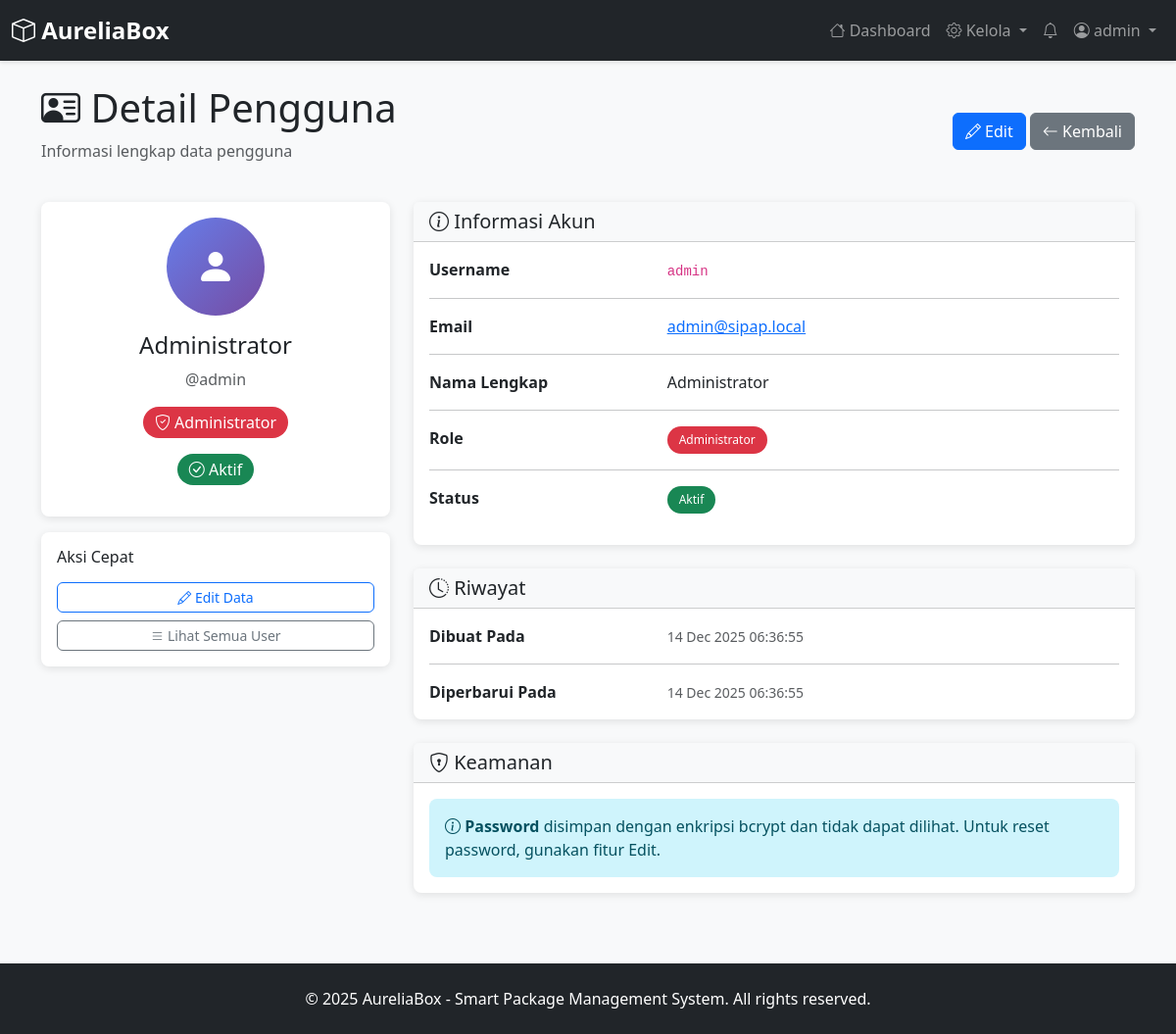
Page /admin/users_read.php?id=1 (signed in) on the committed database.
### tables this page shows
CREATE TABLE users (
    id INT PRIMARY KEY AUTO_INCREMENT,
    username VARCHAR(50) UNIQUE NOT NULL,
    email VARCHAR(100) UNIQUE NOT NULL,
    password VARCHAR(255) NOT NULL,
    role ENUM('admin', 'receptionist', 'resident') NOT NULL,
    nama_lengkap VARCHAR(100) NOT NULL,
    is_active TINYINT(1) DEFAULT 1,
    created_at TIMESTAMP DEFAULT CURRENT_TIMESTAMP,
    updated_at TIMESTAMP DEFAULT CURRENT_TIMESTAMP ON UPDATE CURRENT_TIMESTAMP,
    INDEX idx_username (username),
    INDEX idx_role (role)
);

### admin/users_read.php (the view, shortened to what this page needs)
<?php
require_once __DIR__ . '/../config/database.php';
$user_id = isset($_GET['id']) ? intval($_GET['id']) : 0;
$query = "SELECT id, username, email, password, role, nama_lengkap, is_active, created_at, updated_at
         FROM users
         WHERE id = ?";
$stmt = $conn->prepare($query);
$stmt->bind_param('i', $user_id);
$stmt->execute();
$result = $stmt->get_result();
$user = $result->fetch_assoc();
$role_text = [
    'admin' => 'Administrator',
    'receptionist' => 'Receptionist',
    'resident' => 'Resident'
];
?>
<?php require_once __DIR__ . '/../includes/header.php'; ?>
<?php require_once __DIR__ . '/../includes/navbar.php'; ?>
<div class="container-fluid container-main py-4">
    <div class="container-lg">
        <div class="d-flex justify-content-between align-items-center mb-4">
            <div>
                <h1><i class="bi bi-person-vcard"></i> Detail Pengguna</h1>
                <p class="text-muted">Informasi lengkap data pengguna</p>
            </div>
            <div>
                <a href="users_edit.php?id=<?php echo $user['id']; ?>" class="btn btn-primary">
                    <i class="bi bi-pencil"></i> Edit
                </a>
                <a href="users.php" class="btn btn-secondary">
                    <i class="bi bi-arrow-left"></i> Kembali
                </a>
            </div>
        </div>
        <div class="row">
            <div class="col-md-4 mb-4">
                <div class="card">
                    <div class="card-body text-center">
                        <div class="mb-3">
                            <div class="avatar-circle mx-auto mb-3" style="width: 100px; height: 100px; background: linear-gradient(135deg, #667eea 0%, #764ba2 100%); border-radius: 50%; display: flex; align-items: center; justify-content: center; color: white; font-size: 40px;">
                                <i class="bi bi-person-fill"></i>
                            </div>
                        </div>
                        <h4><?php echo htmlspecialchars($user['nama_lengkap']); ?></h4>
                        <p class="text-muted mb-3">@<?php echo htmlspecialchars($user['username']); ?></p>
                        <div class="mb-3">
                            <?php
                            $role_color = $user['role'] === 'admin' ? 'danger' : ($user['role'] === 'receptionist' ? 'warning' : 'primary');
                            ?>
                            <span class="badge bg-<?php echo $role_color; ?> fs-6">
                                <i class="bi bi-shield-check"></i> <?php echo $role_text[$user['role']]; ?>
                            </span>
                        </div>
                        <div class="mb-3">
                            <?php if ($user['is_active']): ?>
                                <span class="badge bg-success fs-6">
                                    <i class="bi bi-check-circle"></i> Aktif
                                </span>
                            <?php else: ?>
                                <span class="badge bg-secondary fs-6">
                                    <i class="bi bi-x-circle"></i> Nonaktif
                                </span>
                            <?php endif; ?>
                        </div>
                    </div>
                </div>
                <div class="card mt-3">
                    <div class="card-body">
                        <h6 class="card-title mb-3">Aksi Cepat</h6>
                        <div class="d-grid gap-2">
                            <a href="users_edit.php?id=<?php echo $user['id']; ?>" class="btn btn-sm btn-outline-primary">
                                <i class="bi bi-pencil"></i> Edit Data
                            </a>
                            <a href="users.php" class="btn btn-sm btn-outline-secondary">
                                <i class="bi bi-list"></i> Lihat Semua User
                            </a>
                        </div>
                    </div>
                </div>
            </div>
            <div class="col-md-8">
                <div class="card mb-4">
                    <div class="card-header bg-light">
                        <h5 class="mb-0"><i class="bi bi-info-circle"></i> Informasi Akun</h5>
                    </div>
                    <div class="card-body">
                        <div class="row mb-3">
                            <div class="col-sm-4">
                                <strong>Username</strong>
                            </div>
                            <div class="col-sm-8">
                                <code><?php echo htmlspecialchars($user['username']); ?></code>
                            </div>
                        </div>
                        <hr>
                        <div class="row mb-3">
                            <div class="col-sm-4">
                                <strong>Email</strong>
                            </div>
                            <div class="col-sm-8">
                                <a href="mailto:<?php echo htmlspecialchars($user['email']); ?>">
                                    <?php echo htmlspecialchars($user['email']); ?>
                                </a>
                            </div>
                        </div>
                        <hr>
                        <div class="row mb-3">
                            <div class="col-sm-4">
                                <strong>Nama Lengkap</strong>
                            </div>
                            <div class="col-sm-8">
                                <?php echo htmlspecialchars($user['nama_lengkap']); ?>
                            </div>
                        </div>
                        <hr>
                        <div class="row mb-3">
                            <div class="col-sm-4">
                                <strong>Role</strong>
                            </div>
                            <div class="col-sm-8">
                                <span class="badge bg-<?php echo $role_color; ?>">
                                    <?php echo $role_text[$user['role']]; ?>
                                </span>
                            </div>
                        </div>
                        <hr>
                        <div class="row mb-3">
                            <div class="col-sm-4">
                                <strong>Status</strong>
                            </div>
                            <div class="col-sm-8">
                                <?php if ($user['is_active']): ?>
                                    <span class="badge bg-success">Aktif</span>
                                <?php else: ?>
                                    <span class="badge bg-danger">Nonaktif</span>
                                <?php endif; ?>
                            </div>
                        </div>
                    </div>
                </div>
                <div class="card">
                    <div class="card-header bg-light">
                        <h5 class="mb-0"><i class="bi bi-clock-history"></i> Riwayat</h5>
                    </div>
                    <div class="card-body">
                        <div class="row mb-3">
                            <div class="col-sm-4">
                                <strong>Dibuat Pada</strong>
                            </div>
                            <div class="col-sm-8">
                                <small class="text-muted">
                                    <?php
                                    $created = new DateTime($user['created_at']);
                                    echo $created->format('d M Y H:i:s');
                                    ?>
                                </small>
                            </div>
                        </div>
                        <hr>
                        <div class="row">
                            <div class="col-sm-4">
                                <strong>Diperbarui Pada</strong>
                            </div>
                            <div class="col-sm-8">
                                <small class="text-muted">
                                    <?php
                                    $updated = new DateTime($user['updated_at']);
                                    echo $updated->format('d M Y H:i:s');
                                    ?>
                                </small>
                            </div>
                        </div>
                    </div>
                </div>
                <div class="card mt-4">
                    <div class="card-header bg-light">
                        <h5 class="mb-0"><i class="bi bi-shield-lock"></i> Keamanan</h5>
                    </div>
                    <div class="card-body">
                        <div class="alert alert-info mb-0">
                            <i class="bi bi-info-circle"></i>
                            <strong>Password</strong> disimpan dengan enkripsi bcrypt dan tidak dapat dilihat.
                            Untuk reset password, gunakan fitur Edit.
                        </div>
                    </div>
                </div>
            </div>
        </div>
    </div>
</div>
<?php require_once __DIR__ . '/../includes/footer.php'; ?>

### assets/css/style.css (style rules this page uses)
:root { --primary-color: #2c3e50; --secondary-color: #27ae60; --danger-color: #e74c3c; --warning-color: #f39c12; --info-color: #3498db; }
body { background-color: #f8f9fa; font-family: 'Segoe UI', Tahoma, Geneva, Verdana, sans-serif; }
.card { border: none; border-radius: 8px; box-shadow: 0 2px 8px rgba(0,0,0,0.1); transition: transform 0.3s ease, box-shadow 0.3s ease; }
.btn { border-radius: 6px; font-weight: 500; }
.badge { padding: 0.5rem 0.75rem; border-radius: 20px; font-weight: 500; }
.alert { border-radius: 8px; border: none; }
.container-main { min-height: calc(100vh - 200px); }

### rows in the picture
users: nama_lengkap "Administrator", username "admin", role "Administrator", email "admin@sipap.local", created_at "14 Dec 2025 06:36:55", updated_at "14 Dec 2025 06:36:55"

### other values in the picture
$_SESSION['username'] "admin"
